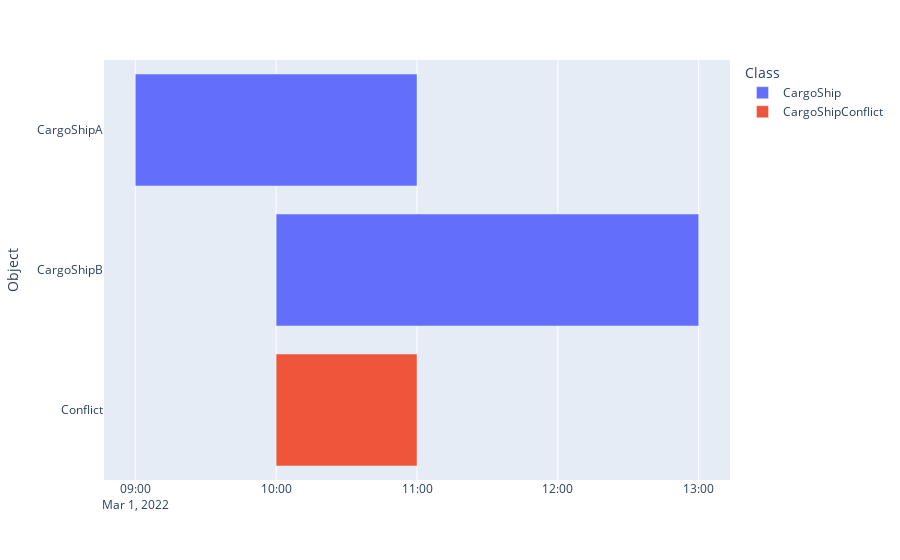

The code cell stored with this chart in its notebook:
### Code cell
import plotly.express as px
import pandas as pd

df = pd.DataFrame([
    dict(Object="CargoShipA", Start="2022-03-01 9:00", Finish="2022-03-01 11:00", Class="CargoShip"),
    dict(Object="CargoShipB", Start="2022-03-01 10:00", Finish="2022-03-01 13:00", Class="CargoShip"),
    dict(Object="Conflict", Start="2022-03-01 10:00", Finish="2022-03-01 11:00", Class="CargoShipConflict"),
])

fig = px.timeline(df, x_start="Start", x_end="Finish", y="Object", color="Class")
fig.update_yaxes(autorange="reversed")
fig.show()

### Figure 1 — Plotly figure (JSON) as saved in the notebook; plotly's stock layout.template omitted (floating-point values rounded to 4 significant figures)
{"data": [{"alignmentgroup": "True", "base": ["2022-03-01 9:00", "2022-03-01 10:00"], "hovertemplate": "Class=CargoShip<br>Start=%{base}<br>Finish=%{x}<br>Object=%{y}<extra></extra>", "legendgroup": "CargoShip", "marker": {"color": "#636efa"}, "name": "CargoShip", "offsetgroup": "CargoShip", "orientation": "h", "showlegend": true, "textposition": "auto", "type": "bar", "x": [7200000, 10800000], "xaxis": "x", "y": ["CargoShipA", "CargoShipB"], "yaxis": "y"}, {"alignmentgroup": "True", "base": ["2022-03-01 10:00"], "hovertemplate": "Class=CargoShipConflict<br>Start=%{base}<br>Finish=%{x}<br>Object=%{y}<extra></extra>", "legendgroup": "CargoShipConflict", "marker": {"color": "#EF553B"}, "name": "CargoShipConflict", "offsetgroup": "CargoShipConflict", "orientation": "h", "showlegend": true, "textposition": "auto", "type": "bar", "x": [3600000], "xaxis": "x", "y": ["Conflict"], "yaxis": "y"}], "layout": {"autosize": true, "barmode": "overlay", "legend": {"title": {"text": "Class"}, "tracegroupgap": 0}, "margin": {"t": 60}, "xaxis": {"anchor": "y", "autorange": true, "domain": [0, 1], "range": ["2022-03-01 08:46:40", "2022-03-01 13:13:20"], "type": "date"}, "yaxis": {"anchor": "x", "autorange": true, "domain": [0, 1], "range": [2.5, -0.5], "title": {"text": "Object"}, "type": "category"}}}
